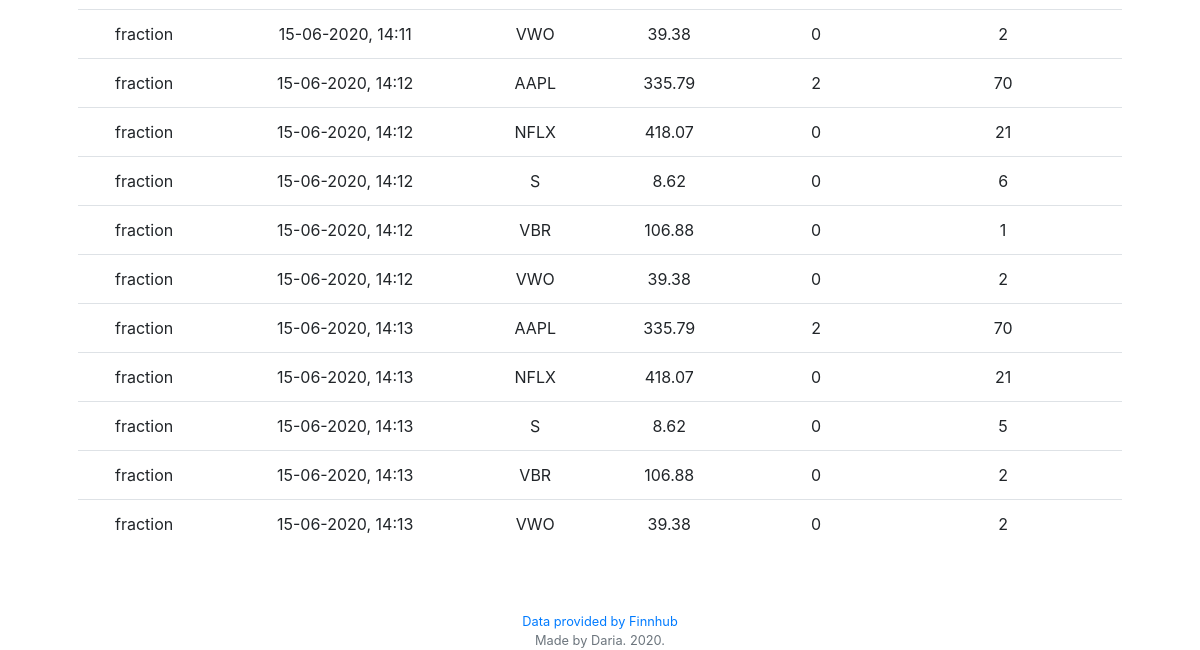
Before: /history (lower part) with the older database file.
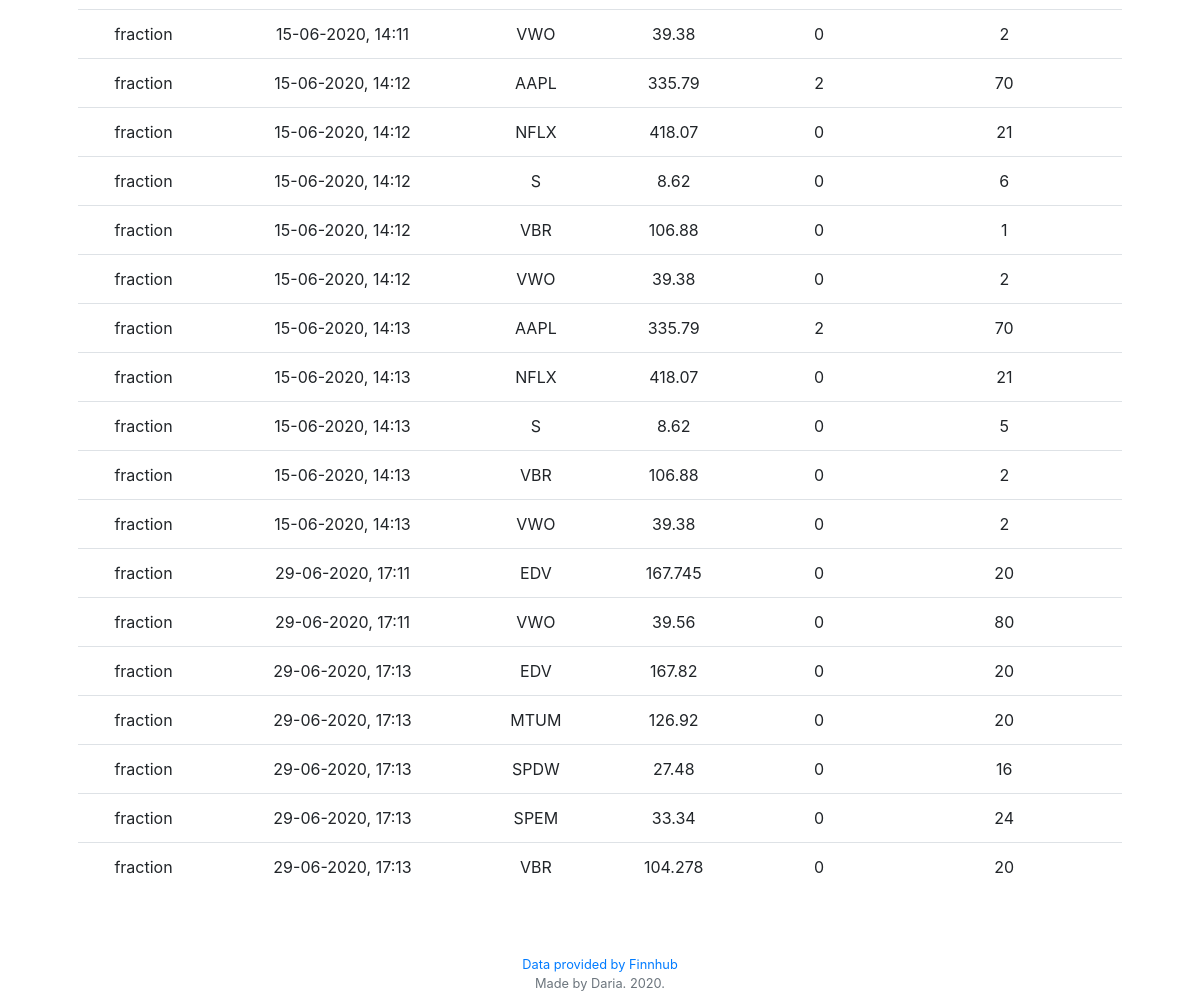
After: the same page with the newer database file.
### tables this page shows
CREATE TABLE 'history' ( 'userid' INTEGER NOT NULL, 'date' DATETIME NOT NULL, 'ticker' VARCHAR(255) NOT NULL, 'price' FLOAT NOT NULL, 'number' INTEGER NOT NULL, 'fraction' INTEGER NOT NULL, 'eventtype' VARCHAR(255) NOT NULL, FOREIGN KEY(userid) REFERENCES users(id) );

### app.py (the view)
@app.route('/history', methods=['GET','POST'])
def history():
    if request.method == "GET":
        with sql.connect(DATABASE) as con:
            con.row_factory = sql.Row
            cur = con.cursor()
            cur.execute("SELECT * FROM history WHERE userid == :userid", {"userid":userid})
            history = cur.fetchall()
            for row in history:
                print(row['eventtype'])
        return render_template('history.html', history=history)

### templates/history.html (shortened to what this page needs)
{% extends "layout.html" %}
{% block main %}
<table class="table">
    <tbody>
        {% for row in history%}
            <tr>
                <td>{{row["eventtype"]}}</td>
                <td>{{row["date"]}}</td>
                <td>{{row["ticker"]}}</td>
                <td>{{row["price"]}}</td>
                <td>{{row["number"]}}</td>
                <td>{{row["fraction"]}}</td>
            </tr>
        {% endfor %}
    </tbody>
</table>
{% endblock %}

Changed rows visible on the page:
added history: eventtype "fraction", date "29-06-2020, 17:11", ticker "EDV", price "167.745", number "0", fraction "20"
added history: eventtype "fraction", date "29-06-2020, 17:11", ticker "VWO", price "39.56", number "0", fraction "80"
added history: eventtype "fraction", date "29-06-2020, 17:13", ticker "EDV", price "167.82", number "0", fraction "20"
added history: eventtype "fraction", date "29-06-2020, 17:13", ticker "MTUM", price "126.92", number "0", fraction "20"
added history: eventtype "fraction", date "29-06-2020, 17:13", ticker "SPDW", price "27.48", number "0", fraction "16"
added history: eventtype "fraction", date "29-06-2020, 17:13", ticker "SPEM", price "33.34", number "0", fraction "24"
added history: eventtype "fraction", date "29-06-2020, 17:13", ticker "VBR", price "104.278", number "0", fraction "20"
